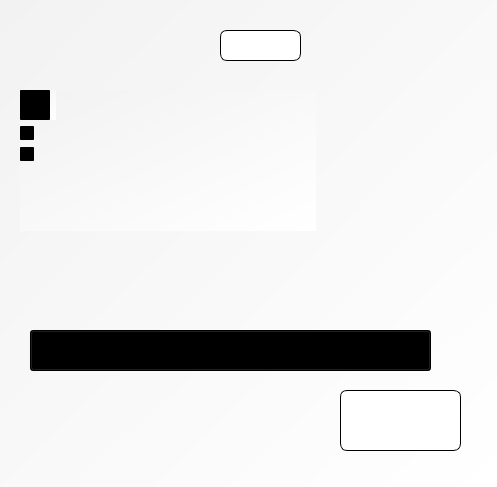
<?xml version="1.0" encoding="UTF-8"?>
<ui version="4.0">
 <class>setting</class>
 <widget class="QDialog" name="setting">
  <property name="windowModality">
   <enum>Qt::ApplicationModal</enum>
  </property>
  <property name="geometry">
   <rect>
    <x>0</x>
    <y>0</y>
    <width>497</width>
    <height>487</height>
   </rect>
  </property>
  <property name="windowTitle">
   <string>setting</string>
  </property>
  <property name="styleSheet">
   <string notr="true">background-color: qlineargradient(spread:pad, x1:0, y1:0, x2:1, y2:1, stop:0 rgba(242, 242, 242, 255), stop:1 rgba(255, 255, 255, 255));</string>
  </property>
  <widget class="QLabel" name="File_MainText">
   <property name="geometry">
    <rect>
     <x>21</x>
     <y>260</y>
     <width>401</width>
     <height>51</height>
    </rect>
   </property>
   <property name="styleSheet">
    <string notr="true">background-color: qlineargradient(spread:pad, x1:0, y1:0, x2:0, y2:0, stop:0 rgba(0, 0, 0, 0), stop:1 rgba(255, 255, 255, 255));</string>
   </property>
   <property name="text">
    <string>&lt;html&gt;&lt;head/&gt;&lt;body&gt;&lt;p&gt;&lt;img src=&quot;:/img/img/파일_50.png&quot;/&gt;&lt;/p&gt;&lt;/body&gt;&lt;/html&gt;</string>
   </property>
  </widget>
  <widget class="QLabel" name="Alram_MainText">
   <property name="geometry">
    <rect>
     <x>20</x>
     <y>20</y>
     <width>191</width>
     <height>51</height>
    </rect>
   </property>
   <property name="minimumSize">
    <size>
     <width>54</width>
     <height>12</height>
    </size>
   </property>
   <property name="styleSheet">
    <string notr="true">background-color: qlineargradient(spread:pad, x1:0, y1:0, x2:0, y2:0, stop:0 rgba(0, 0, 0, 0), stop:1 rgba(255, 255, 255, 255));</string>
   </property>
   <property name="text">
    <string>&lt;html&gt;&lt;head/&gt;&lt;body&gt;&lt;p&gt;&lt;img src=&quot;:/img/img/알람설정_50.png&quot;/&gt;&lt;/p&gt;&lt;/body&gt;&lt;/html&gt;</string>
   </property>
  </widget>
  <widget class="QPushButton" name="pushButton_3">
   <property name="geometry">
    <rect>
     <x>220</x>
     <y>30</y>
     <width>81</width>
     <height>31</height>
    </rect>
   </property>
   <property name="styleSheet">
    <string notr="true">QPushButton{background-color: #ffffff;
selection-color: #ffffff;
color: #ffffff;

border: 1px solid  #000000;
border-radius: 7px;
padding-right: 5px; 
padding-left: 5px;
padding-top: 5px;
padding-bottom: 5px;
}

QPushButton:hover
{
	background-color: #F28B30;
	border: 1px solid  #000000;
}</string>
   </property>
   <property name="text">
    <string/>
   </property>
   <property name="icon">
    <iconset resource="../../../../../../Users/kjy19/OneDrive/Desktop/App7.3 JJINJJIN/resources/resources.qrc">
     <normaloff>:/img/img/초기화_35.png</normaloff>:/img/img/초기화_35.png</iconset>
   </property>
   <property name="iconSize">
    <size>
     <width>43</width>
     <height>43</height>
    </size>
   </property>
  </widget>
  <widget class="QPushButton" name="pushButton_4">
   <property name="geometry">
    <rect>
     <x>340</x>
     <y>390</y>
     <width>121</width>
     <height>61</height>
    </rect>
   </property>
   <property name="styleSheet">
    <string notr="true">QPushButton{background-color: #ffffff;
selection-color: #ffffff;
color: #ffffff;

border: 1px solid  #000000;
border-radius: 7px;
padding-right: 5px; 
padding-left: 5px;
padding-top: 5px;
padding-bottom: 5px;
}

QPushButton:hover
{
	background-color: #F28B30;
	border: 1px solid  #000000;
}</string>
   </property>
   <property name="text">
    <string/>
   </property>
   <property name="icon">
    <iconset resource="../../../../../../Users/kjy19/OneDrive/Desktop/App7.3 JJINJJIN/resources/resources.qrc">
     <normaloff>:/img/img/확인_30.png</normaloff>:/img/img/확인_30.png</iconset>
   </property>
   <property name="iconSize">
    <size>
     <width>43</width>
     <height>43</height>
    </size>
   </property>
  </widget>
  <widget class="QWidget" name="formLayoutWidget">
   <property name="geometry">
    <rect>
     <x>20</x>
     <y>90</y>
     <width>296</width>
     <height>141</height>
    </rect>
   </property>
   <layout class="QFormLayout" name="formLayout">
    <item row="0" column="0">
     <widget class="QCheckBox" name="helmet_alram">
      <property name="sizePolicy">
       <sizepolicy hsizetype="Minimum" vsizetype="Fixed">
        <horstretch>0</horstretch>
        <verstretch>0</verstretch>
       </sizepolicy>
      </property>
      <property name="styleSheet">
       <string notr="true">background-color: qlineargradient(spread:pad, x1:0, y1:0, x2:0, y2:0, stop:0 rgba(0, 0, 0, 0), stop:1 rgba(255, 255, 255, 255));

QCheckBox {
    spacing: 5px;
}

QCheckBox::indicator {
    width: 30px;
    height: 30px;
}</string>
      </property>
      <property name="text">
       <string/>
      </property>
      <property name="icon">
       <iconset resource="../../../../../../Users/kjy19/OneDrive/Desktop/App7.3 JJINJJIN/resources/resources.qrc">
        <normaloff>:/img/img/안전모 유무.png</normaloff>:/img/img/안전모 유무.png</iconset>
      </property>
      <property name="iconSize">
       <size>
        <width>128</width>
        <height>128</height>
       </size>
      </property>
      <property name="checked">
       <bool>true</bool>
      </property>
     </widget>
    </item>
    <item row="1" column="0">
     <widget class="QCheckBox" name="rack_alram">
      <property name="styleSheet">
       <string notr="true">background-color: qlineargradient(spread:pad, x1:0, y1:0, x2:0, y2:0, stop:0 rgba(0, 0, 0, 0), stop:1 rgba(255, 255, 255, 255));</string>
      </property>
      <property name="text">
       <string/>
      </property>
      <property name="icon">
       <iconset resource="../../../../../../Users/kjy19/OneDrive/Desktop/App7.3 JJINJJIN/resources/resources.qrc">
        <normaloff>:/img/img/위험구역_35.png</normaloff>:/img/img/위험구역_35.png</iconset>
      </property>
      <property name="iconSize">
       <size>
        <width>128</width>
        <height>128</height>
       </size>
      </property>
      <property name="checked">
       <bool>true</bool>
      </property>
     </widget>
    </item>
    <item row="2" column="0">
     <widget class="QCheckBox" name="car_alram">
      <property name="styleSheet">
       <string notr="true">background-color: qlineargradient(spread:pad, x1:0, y1:0, x2:0, y2:0, stop:0 rgba(0, 0, 0, 0), stop:1 rgba(255, 255, 255, 255));</string>
      </property>
      <property name="text">
       <string/>
      </property>
      <property name="icon">
       <iconset resource="../../../../../../Users/kjy19/OneDrive/Desktop/App7.3 JJINJJIN/resources/resources.qrc">
        <normaloff>:/img/img/충돌.png</normaloff>:/img/img/충돌.png</iconset>
      </property>
      <property name="iconSize">
       <size>
        <width>256</width>
        <height>256</height>
       </size>
      </property>
      <property name="checked">
       <bool>true</bool>
      </property>
     </widget>
    </item>
   </layout>
  </widget>
  <widget class="QComboBox" name="logvideo_combox">
   <property name="geometry">
    <rect>
     <x>30</x>
     <y>330</y>
     <width>401</width>
     <height>41</height>
    </rect>
   </property>
   <item>
    <property name="text">
     <string>효율 저장 (저화질 압축으로 인한 영상 화질 저하 발생)</string>
    </property>
   </item>
   <item>
    <property name="text">
     <string>고화질 (1920x1080)</string>
    </property>
   </item>
   <item>
    <property name="text">
     <string>일반화질 (1280x720)</string>
    </property>
   </item>
  </widget>
 </widget>
 <resources>
  <include location="../../../../../../Users/kjy19/OneDrive/Desktop/App7.3 JJINJJIN/resources/resources.qrc"/>
 </resources>
 <connections>
  <connection>
   <sender>pushButton_4</sender>
   <signal>clicked()</signal>
   <receiver>setting</receiver>
   <slot>ok()</slot>
   <hints>
    <hint type="sourcelabel">
     <x>445</x>
     <y>649</y>
    </hint>
    <hint type="destinationlabel">
     <x>144</x>
     <y>256</y>
    </hint>
   </hints>
  </connection>
  <connection>
   <sender>pushButton_3</sender>
   <signal>clicked()</signal>
   <receiver>setting</receiver>
   <slot>Alram_setting_reset()</slot>
   <hints>
    <hint type="sourcelabel">
     <x>297</x>
     <y>46</y>
    </hint>
    <hint type="destinationlabel">
     <x>350</x>
     <y>56</y>
    </hint>
   </hints>
  </connection>
 </connections>
 <slots>
  <slot>ok()</slot>
  <slot>Alram_setting_reset()</slot>
  <slot>Logvideo_path()</slot>
 </slots>
</ui>
